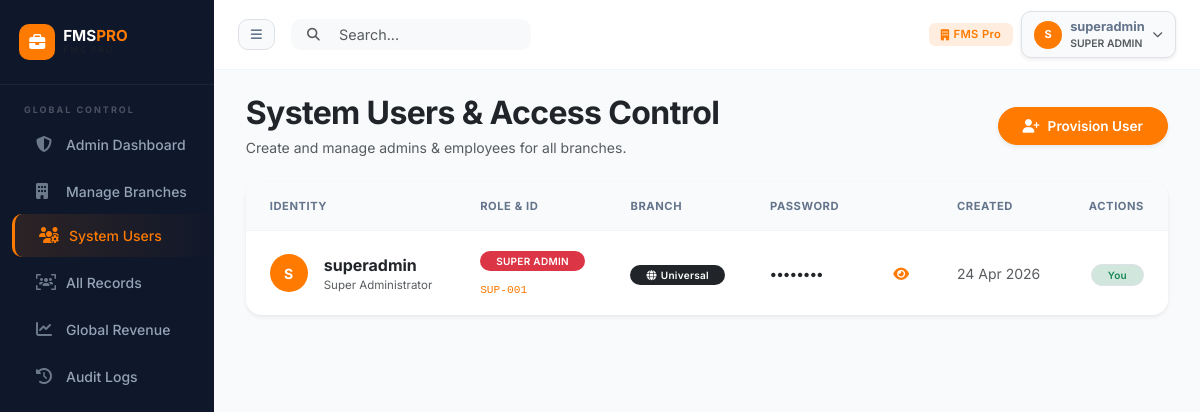
The page /admin/users.php (signed in) on the database its author committed.
### tables this page shows
CREATE TABLE `users` (
  `id`             INT(11)      NOT NULL AUTO_INCREMENT,
  `employee_id`    VARCHAR(50)  DEFAULT NULL COMMENT 'e.g. SCH-ADM-001, REST-EMP-042',
  `full_name`      VARCHAR(100) DEFAULT NULL,
  `username`       VARCHAR(50)  NOT NULL,
  `password`       VARCHAR(255) NOT NULL COMMENT 'Bcrypt hash',
  `plain_password` VARCHAR(255) DEFAULT NULL COMMENT 'Stored for admin reference only',
  `role`           ENUM('super_admin','admin','employee') NOT NULL DEFAULT 'employee',
  `branch_id`      INT(11)      DEFAULT NULL COMMENT 'NULL = universal (super_admin)',
  `created_by`     INT(11)      DEFAULT NULL COMMENT 'Who created this user',
  `is_active`      TINYINT(1)   NOT NULL DEFAULT 1,
  `created_at`     TIMESTAMP    NOT NULL DEFAULT CURRENT_TIMESTAMP,
  PRIMARY KEY (`id`),
  UNIQUE KEY `username` (`username`),
  KEY `branch_id` (`branch_id`),
  CONSTRAINT `users_ibfk_1` FOREIGN KEY (`branch_id`) REFERENCES `branches` (`id`) ON DELETE SET NULL
);

### includes/auth.php (called while the page is built, shortened)
<?php
function isSuperAdmin(): bool {
    return isset($_SESSION['role']) && $_SESSION['role'] === 'super_admin';
}
?>

### admin/users.php (the view, shortened to what this page needs)
<?php
require_once '../includes/auth.php';
include '../includes/header.php';
$is_super = isSuperAdmin();
$my_branch = $_SESSION['branch_id'];
if ($is_super) {
    $users = $conn->query("SELECT u.*, b.branch_name, b.business_type FROM users u LEFT JOIN branches b ON u.branch_id = b.id ORDER BY u.id DESC");
} else {
    $bid = (int)$my_branch;
    $users = $conn->query("SELECT u.*, b.branch_name, b.business_type FROM users u LEFT JOIN branches b ON u.branch_id = b.id WHERE u.branch_id = $bid AND u.role = 'employee' ORDER BY u.id DESC");
}
?>
<div class="animate-up">
<div class="d-flex justify-content-between align-items-center mb-4">
    <div>
        <h2 class="fw-bold text-dark mb-1">
            <?php echo $is_super ? 'System Users & Access Control' : 'My Branch Staff'; ?>
        </h2>
        <p class="text-muted mb-0 small">
            <?php echo $is_super ? 'Create and manage admins & employees for all branches.' : 'Create and manage employees for your branch.'; ?>
        </p>
    </div>
    <button class="btn btn-primary rounded-pill px-4 shadow-sm" data-bs-toggle="modal" data-bs-target="#addUserModal">
        <i class="fas fa-user-plus me-2"></i><?php echo $is_super ? 'Provision User' : 'Add Employee'; ?>
    </button>
</div>
<div class="card glass-card border-0 shadow-sm rounded-4 overflow-hidden">
    <div class="card-body p-0">
        <div class="table-responsive">
            <table class="table table-hover align-middle mb-0">
                <thead class="bg-light">
                    <tr class="small text-muted text-uppercase">
                        <th class="ps-4 py-3">Identity</th>
                        <th class="py-3">Role & ID</th>
                        <th class="py-3">Branch</th>
                        <th class="py-3">Password</th>
                        <th class="py-3">Created</th>
                        <th class="pe-4 py-3 text-end">Actions</th>
                    </tr>
                </thead>
                <tbody>
                <?php if($users && $users->num_rows > 0): while($row = $users->fetch_assoc()): ?>
                <tr>
                    <td class="ps-4">
                        <div class="d-flex align-items-center gap-3">
                            <div class="d-flex align-items-center justify-content-center bg-primary text-white rounded-circle fw-bold" style="width:38px;height:38px;font-size:14px;flex-shrink:0;">
                                <?php echo strtoupper(substr($row['username'],0,1)); ?>
                            </div>
                            <div>
                                <div class="fw-bold text-dark mb-0"><?php echo htmlspecialchars($row['username']); ?></div>
                                <div class="text-muted" style="font-size:0.72rem;"><?php echo htmlspecialchars($row['full_name'] ?? '—'); ?></div>
                            </div>
                        </div>
                    </td>
                    <td>
                        <?php
                        $rbadge = ['super_admin'=>'bg-danger','admin'=>'bg-warning text-dark','employee'=>'bg-info text-dark'];
                        $rc = $row['role']; $bg = $rbadge[$rc] ?? 'bg-secondary';
                        echo "<span class='badge $bg rounded-pill px-3 mb-1'>".strtoupper(str_replace('_',' ',$rc))."</span>";
                        ?>
                        <div><code style="font-size:0.7rem;color:var(--first-color);"><?php echo htmlspecialchars($row['employee_id'] ?? '—'); ?></code></div>
                    </td>
                    <td>
                        <?php if($row['branch_name']): ?>
                            <div class="small fw-semibold text-dark"><i class="fas fa-building me-1 text-primary" style="font-size:0.75rem;"></i><?php echo htmlspecialchars($row['branch_name']); ?></div>
                            <div class="text-muted" style="font-size:0.7rem;"><?php echo ucfirst($row['business_type'] ?? ''); ?></div>
                        <?php else: ?>
                            <span class="badge bg-dark rounded-pill px-3"><i class="fas fa-globe me-1"></i>Universal</span>
                        <?php endif; ?>
                    </td>
                    <td>
                        <div class="input-group input-group-sm" style="max-width:140px;">
                            <input type="password" class="form-control border-0 bg-transparent fw-bold p-0" value="<?php echo htmlspecialchars($row['plain_password'] ?? '••••••••'); ?>" readonly id="pass_<?php echo $row['id']; ?>">
                            <button class="btn btn-sm btn-link text-primary p-0 ms-2" onclick="togglePass(<?php echo $row['id']; ?>)">
                                <i class="fas fa-eye" id="icon_<?php echo $row['id']; ?>"></i>
                            </button>
                        </div>
                    </td>
                    <td class="small text-muted"><?php echo date('d M Y', strtotime($row['created_at'])); ?></td>
                    <td class="pe-4 text-end">
                        <?php if($_SESSION['user_id'] == $row['id']): ?>
                            <span class="badge bg-success-subtle text-success border rounded-pill px-3">You</span>
                        <?php elseif($is_super || ($row['role'] === 'employee')): ?>
                            <a href="?delete=<?php echo $row['id']; ?>" class="btn btn-outline-danger btn-sm rounded-pill px-3" onclick="return confirm('Remove this user?');">
                                <i class="fas fa-user-slash me-1"></i>Revoke
                            </a>
                        <?php else: ?>
                            <span class="badge bg-light text-muted rounded-pill px-3 border">Protected</span>
                        <?php endif; ?>
                    </td>
                </tr>
                <?php endwhile; else: ?>
                <tr><td colspan="6" class="text-center py-5 text-muted">No users found.</td></tr>
                <?php endif; ?>
                </tbody>
            </table>
        </div>
    </div>
</div>
</div>
<?php include '../includes/footer.php'; ?>

### rows shown on the page
users: username "S", username "superadmin", full_name "Super Administrator", role "SUPER ADMIN", employee "SUP-001", created_at "24 Apr 2026", shows "You"

### other values the page prints
$_SESSION['branch_name'] "FMS Pro"
substr($_SESSION['username'], 0, 1) "S"
$_SESSION['username'] "superadmin"
str_replace('_',' ',$_SESSION['role']) "SUPER ADMIN"
